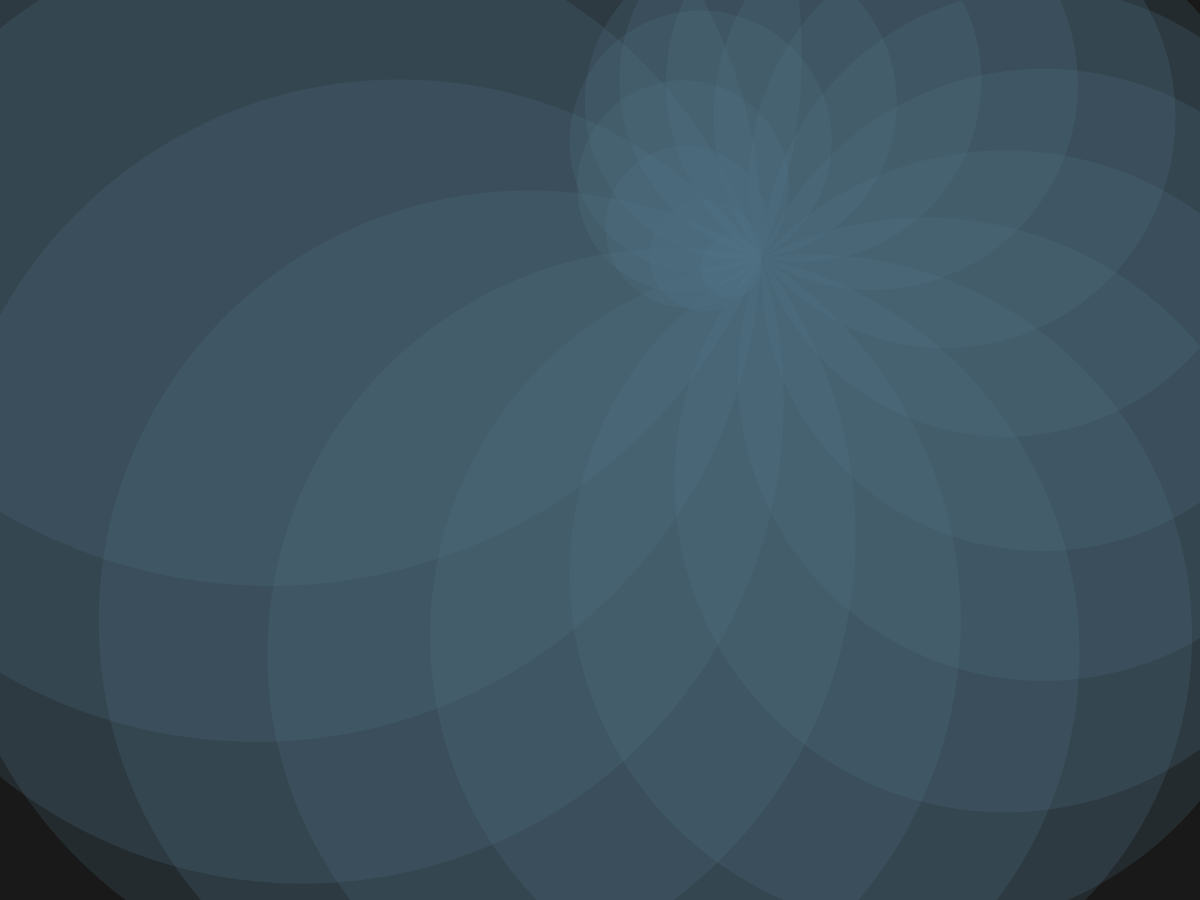
Frame 1 (no input)
Frame 2 (the mouse pressed at the canvas centre, redrawn once): identical to frame 1, image omitted

The Processing sketch that drew this single still picture (run headless with seeded random() and noise(); the mouse was pressed at the canvas centre and the sketch redrawn once):

// Processing sketch: Spirals
// ── Spirals.pde
int iterations, sizeStart, sizeNew;
float x, y, rotation, initialRot;
color col;
boolean mirrorX, mirrorY=false;
boolean isCircle, isSquare;
void setup() {
  size(1200, 900);
  isCircle=true;
  isSquare=false;
  sizeStart=100;
  x=width/2;
  y=height/2;
  initialRot=0.0;
  rotation=20.0;
  iterations=10;
  ellipseMode(CENTER);
  col=color(200, 200, 200, 35);
  noStroke();
  randomize();
}

void draw() {
  noLoop();
  background(25);
  generateSwirl();
}

void generateSwirl() {
  fill(col);
  sizeNew=sizeStart;
  pushMatrix();
  translate(x, y);
  rotate(radians(initialRot));
  if (isCircle) {
    for (int i=0; i<iterations; i++) {
      ellipse(-sizeNew/2, 0, sizeNew, sizeNew);
      sizeNew+=50;
      rotate(radians(rotation));
    }
    popMatrix();
  }
  if (isSquare) {
    for (int i=0; i<iterations; i++) {
      rect(-sizeNew/2, 0, sizeNew, sizeNew);
      sizeNew+=50;
      rotate(radians(rotation));
    }
    popMatrix();
  }
}

void randomize() {
  x=random(50,width-50);
  y=random(50,height-50);
  initialRot=random(360);
  sizeStart=(int)random(20,200);
  iterations=(int)random(3,25);
  generateColors();
}

void generateColors() {
  col=color(random(255), random(255), random(255), 50);
}

void keyPressed() {
  if (key!=CODED) {
    switch (key) {
    case 'w':
      sizeStart+=25;
      redraw();
      break;

    case 's':
      sizeStart-=25;
      redraw();
      break;

    case 'd':
      rotation+=5.0;
      redraw();
      break;

    case 'a':
      rotation-=5.0;
      redraw();
      break;

    case 'i':
      save("Spirals.png");
      break;

    case 'c':
      generateColors();
      redraw();
      break;

    case ',':
      initialRot+=10.0;
      redraw();
      break;

    case '.':
      initialRot-=10.0;
      redraw();
      break;

    case '+':
      iterations++;
      redraw();
      break;

    case '-':
      iterations--;
      redraw();
      break;

    case '1':
      isCircle=true;
      isSquare=false;
      redraw();
      break;
      
      case 'b':
      col=color(200,200,200,35);
      redraw();
      break;

    case '2':
      isCircle=false;
      isSquare=true;
      redraw();
      break;

    case 'r':
      randomize();
      redraw();
      break;
    }
  } else {
    if (keyCode==UP) {
      y-=10;
      redraw();
    }

    if (keyCode==DOWN) {
      y+=10;
      redraw();
    }

    if (keyCode==LEFT) {
      x-=10;
      redraw();
    }

    if (keyCode==RIGHT) {
      x+=10;
      redraw();
    }

    //maybe we can put the redraw after the if conditionals? so we redraw in the end.
  }

}
